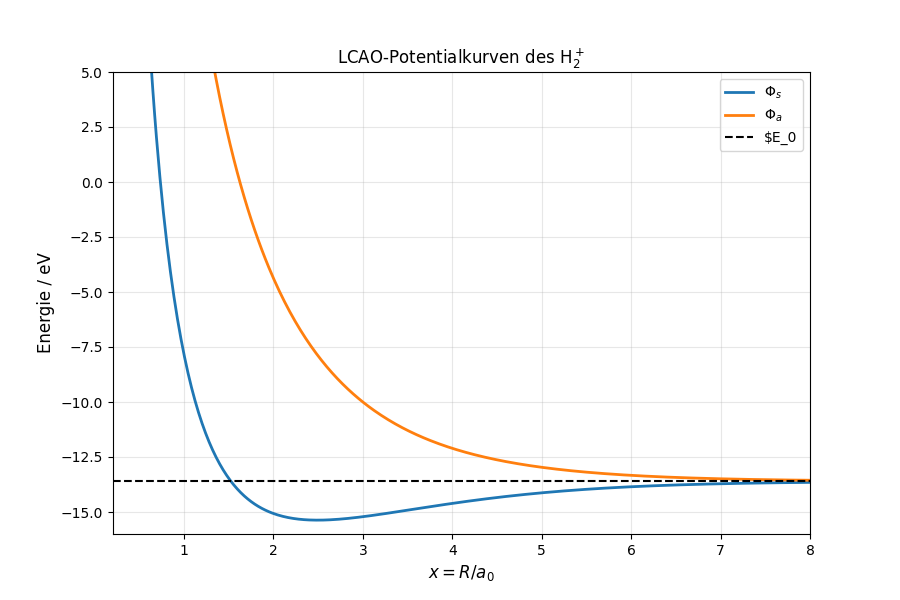

Python code for this plot:
import numpy as np
import matplotlib.pyplot as plt
from scipy.optimize import minimize_scalar

# Konstanten in SI (umgerechnet in eV für die Darstellung)
K = 27.2114          # eV  ( = e^2 / (4*pi*eps0*a0) )
E0 = -K/2            # -13.6057 eV

def S(x):
    """Überlappintegral S(R) = <phi_A|phi_B>"""
    return (1 + x + x**2/3) * np.exp(-x)

def E_s(x):
    """Energie des bindenden Zustands (symmetrisch) in eV"""
    Sx = S(x)
    term1 = -K/2 + (K/x) * (1 + x) * np.exp(-2*x)
    term2 = (-K/2 + K/x) * Sx - K * (1 + x) * np.exp(-x)
    return (term1 + term2) / (1 + Sx)

def E_a(x):
    """Energie des antibindenden Zustands (antisymmetrisch) in eV"""
    Sx = S(x)
    term1 = -K/2 + (K/x) * (1 + x) * np.exp(-2*x)
    term2 = (-K/2 + K/x) * Sx - K * (1 + x) * np.exp(-x)
    return (term1 - term2) / (1 - Sx)

# 1. Potentialkurven plotten (x von 0.2 bis 10)
x_werte = np.linspace(0.2, 10, 500)
Es = E_s(x_werte)
Ea = E_a(x_werte)

plt.figure(figsize=(9,6))
plt.plot(x_werte, Es, label=r'$\Phi_s$', linewidth=2)
plt.plot(x_werte, Ea, label=r'$\Phi_a$', linewidth=2)
plt.axhline(E0, color='k', linestyle='--', label=r'$E_0')
plt.xlabel(r'$x = R / a_0$', fontsize=12)
plt.ylabel('Energie / eV', fontsize=12)
plt.legend()
plt.grid(alpha=0.3)
plt.title('LCAO‑Potentialkurven des H$_2^+$')
plt.xlim(0.2, 8)
plt.ylim(-16, 5)
plt.show()

# 2. Numerische Minimierung von E_s(x)
# Zuerst grobe Suche im Bereich x in [1, 5] (das Minimum liegt dort)
res = minimize_scalar(E_s, bounds=(1.0, 5.0), method='bounded')
x_b = res.x
E_min = res.fun

# Bindungsenergie (negativ, da gebunden)
E_bind = E_min - E0

# Umrechnung auf SI-Längen
a0 = 5.29177e-11       # m
R_b = x_b * a0

print(f"Gleichgewichtsabstand x_b = {x_b:.4f}")
print(f"Gleichgewichtsabstand R_b = {R_b:.3e} m  ({R_b*1e10:.3f} Å)")
print(f"Energie am Minimum E_s(R_b) = {E_min:.4f} eV")
print(f"Bindungsenergie (gegenüber H-Atom) E_b = {E_bind:.4f} eV")
print(f"Vergleich: exakter Wert (aus Skript) R_b = 2.00 a0,  E_b = -2.79 eV")
